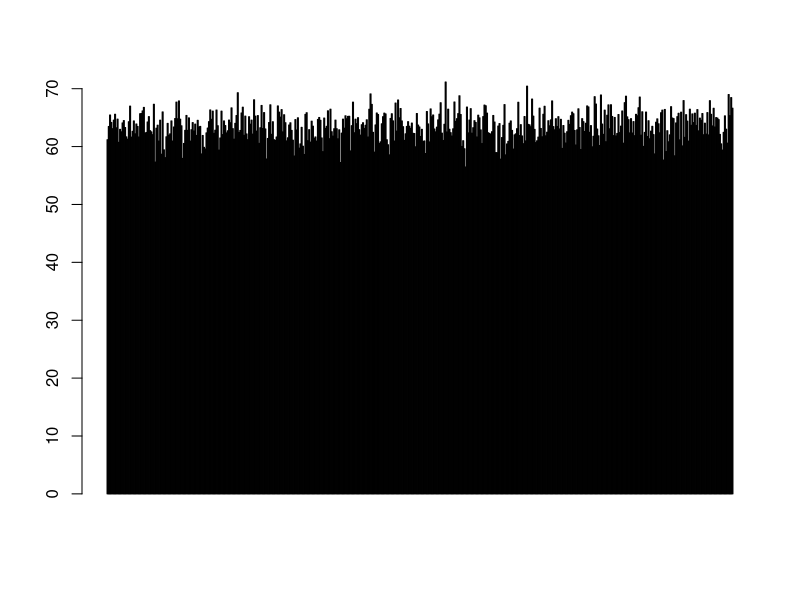
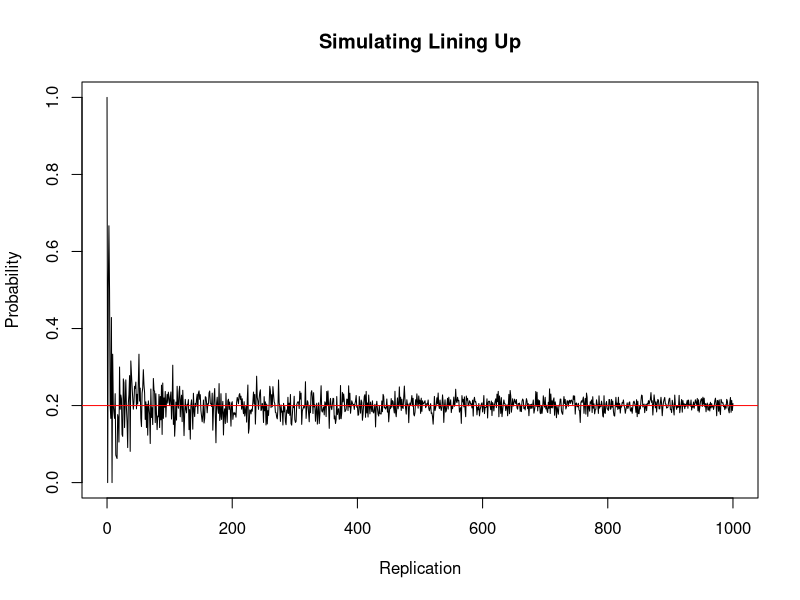

Here is the R script that generated these plots, in order:
## ---- chunk 1
set.seed(123)
## ---- chunk 2
trial <- function()
{
    rolls <- sample(1:6, 30, replace = TRUE)
    rolls_tb <- as.data.frame(table(rolls))
    if(TRUE %in% (rolls_tb$Freq < 3))
    {
        return(FALSE) #Some value did not appear at least 3 times
    }
    else
    {
        return(TRUE) #Some value did appear at least 3 times 
    }
}

results <- replicate(104, trial())
print(length(results[results==TRUE]) / length(results))
## ---- chunk 3
dbinom(8, size=12, prob=0.71)
## ---- chunk 4
pbinom(3, size=9, prob=0.08, lower.tail=FALSE)
## ---- chunk 5
pnorm(60, mean = 63.6, sd = 2.5) + pnorm(65, mean = 63.6, sd = 2.5, lower.tail=FALSE)
## ---- chunk 6
pnorm(72, mean = 63.6, sd = 2.5, lower.tail=FALSE)
## ---- chunk 7
sample <- rnorm(500, mean = 63.6, sd = 2.5)
barplot(sample)
## ---- chunk 8
dgeom(4, prob=(1/8))
## ---- chunk 9
pgeom(4, prob=(1/8)) - pgeom(1, prob=(1/8))
## ---- chunk 10
set.seed(123)
observations <- rgeom(1000, prob=(1/8))

print(paste0("Calculated expected value: ", mean(observations)))
print(paste0("Theoretical expected value: ", ((1-(1/8))/(1/8))))
## ---- chunk 11
trial <- function()
{
    lineup <- sample(LETTERS[1:10], 10, replace=FALSE)
    if(((which(lineup == "B")[1]) == (which(lineup == "A")[1] + 1)) || ((which(lineup == "B")[1]) == (which(lineup == "A")[1] - 1)))
    {
        return(TRUE)
    }
    else
    {
        return(FALSE)
    }
}
mean(replicate(1000, trial()) == TRUE)
## ---- chunk 12
set.seed(123)
x <- 0:1000
y <- 1
for(i in 1:1000)
{
    y <- c(y, mean(replicate(i, trial()) == TRUE)
)
}
plot(x, y, type="l", main="Simulating Lining Up", xlab="Replication", ylab="Probability")
abline(h=0.2, col="red")
